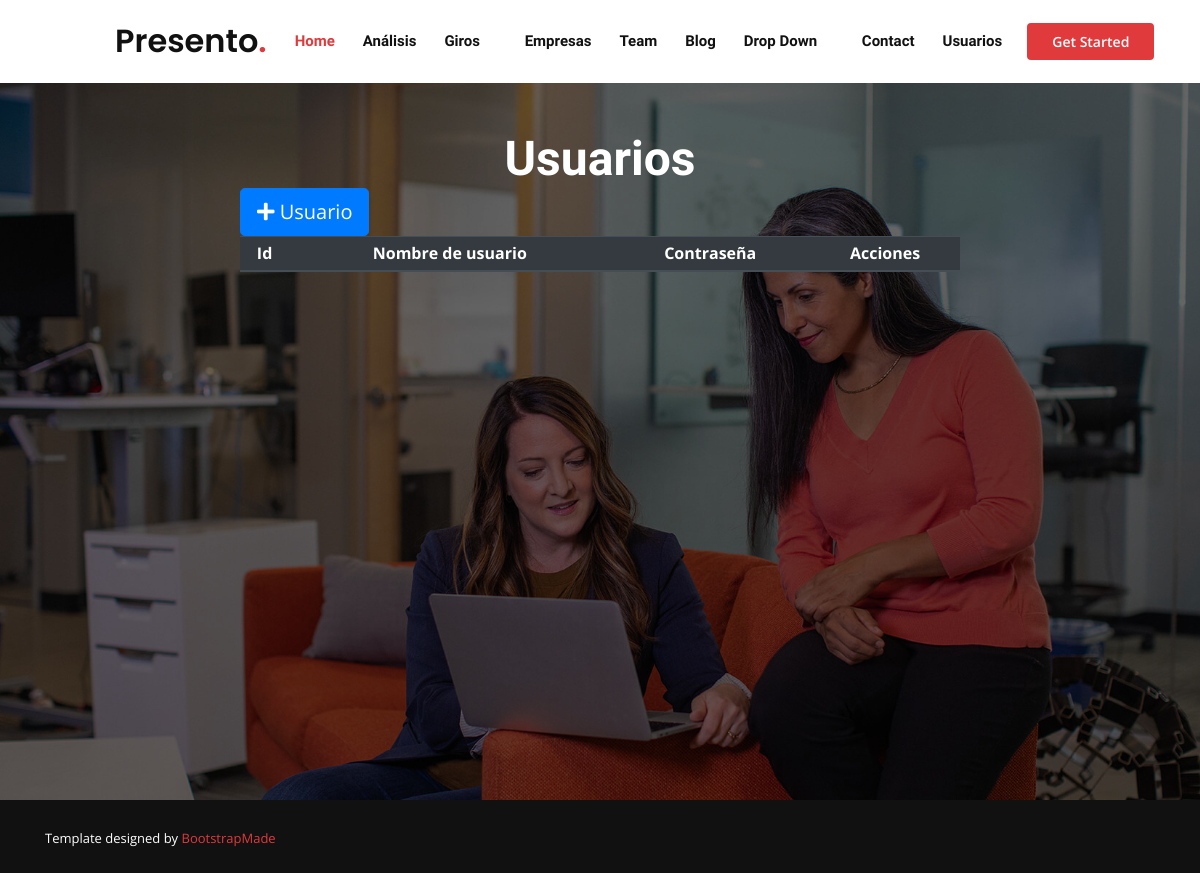
The app's page /Usuarios/Usuarios, older data.
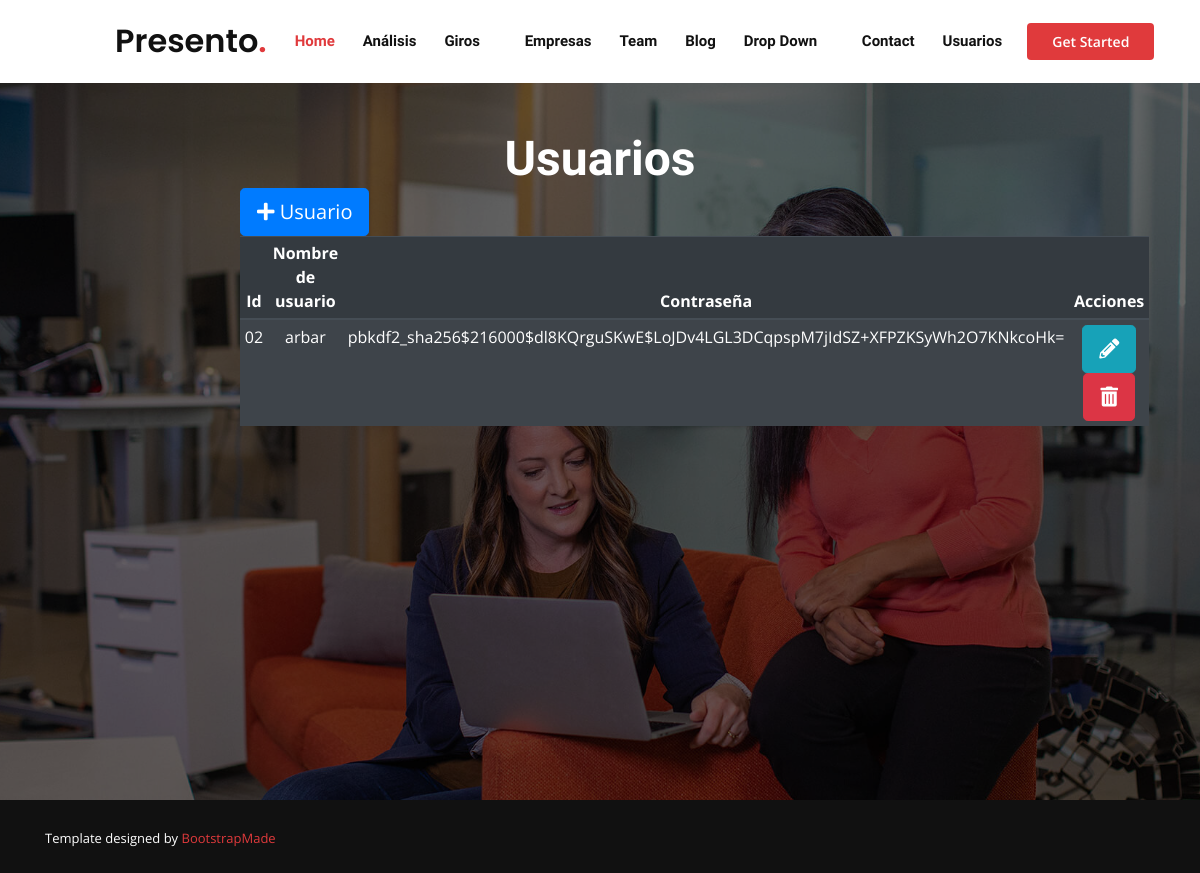
The same page, newer data.
### Usuarios/models.py (models this page shows, shortened)
class User(AbstractBaseUser):
    id = models.CharField(primary_key = True, max_length = 2)
    nomUsuario = models.CharField(unique = True, max_length = 100)
    activo = models.BooleanField(default = True)
    administrador = models.BooleanField(default = False)
    objects = UserManager()
    USERNAME_FIELD = 'nomUsuario'
    REQUIRED_FIELD = 'id'

### Usuarios/views.py (the view)
# urls.py: path('Usuarios', AdministrarUsuarios.as_view(), name = 'AdministrarUsuarios'),
class AdministrarUsuarios(ListView):
    model = User
    template_name = 'Usuarios/AdministrarUsuarios.html'
    def get_queryset(self):
        return self.model.objects.filter(activo = True)

### templates/Usuarios/AdministrarUsuarios.html (shortened to what this page needs)
{% extends 'Base/base.html' %}
{% block content %}
<div class="scrolling-box">
  <div class="container-fluid">
    <div class="row align-items-start">
      <div class="col-sm" align="center">
        <div class="mt-5 col-lg-8" align="center">
            <strong><h1>Usuarios</h1></strong>
            <div class="row container col-sm text-center" width="50%">
              <div class="row container">
                <a class="btn btn-primary btn-lg" href="{% url 'Usuarios:CrearUsuario' %}"><i class="fas fa-plus"></i> Usuario</a>
              </div>
              <table class="table table-striped table-dark table-sm">
                <thead class="table-dark">
                  <tr>
                    <th scope="col" align="center">Id</th>
                    <th scope="col">Nombre de usuario</th>
                    <th scope="col">Contraseña</th>
                    <th scope="col" width="150px">Acciones</th>
                  </tr>
                </thead>
                <tbody>
                  {% for row in object_list%}
                    <tr>
                      <td>{{ row.id}}</td>
                      <td>{{ row.nomUsuario}}</td>
                      <td>{{ row.password}}</td>
                      <td>
                        <a href="{% url 'Usuarios:ModificarUsuario' row.pk %}" class="btn-info btn btn-lg">
                          <i class="fas fa-pencil-alt"></i>
                        </a>
                        <button class="btn-danger btn btn-lg" data-toggle='modal' data-target='#deleteModal' data-pk='{{ row.pk }}'>
                          <i class="fas fa-trash-alt"></i>
                        </button>
                      </td>
                    </tr>
                  {% endfor %}
                </tbody>
              </table>
            </div>
        </div>
      </div>
    </div>
  </div>
</div>
{% endblock %}

Row changes from the older to the newer data that the page shows:
added User: id "02", nomUsuario "arbar", password "pbkdf2_sha256$216000$dl8KQrguSKwE$LoJDv4LGL3DCqpspM7jIdSZ+XFPZKSyWh2O7KNkcoHk="
